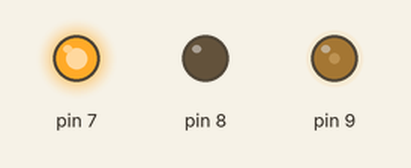
Simulated run of this sketch. Board: Arduino Uno, built with avr-gcc and run on an emulated ATmega328P. On the bench: output pins drawn as LEDs (lit = HIGH).

Above: at 0.05 s.
At 2.0 s:
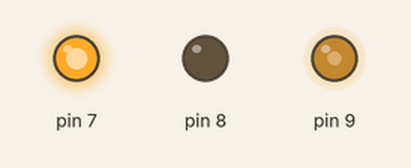
At 3.0 s:
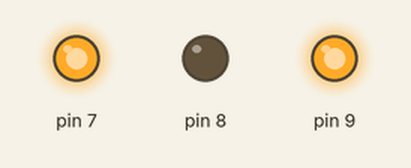
At 4.0 s:
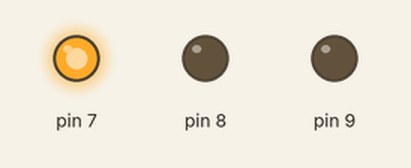
Timing chart, 0 to 5.2 s (numbered marks = the images above):
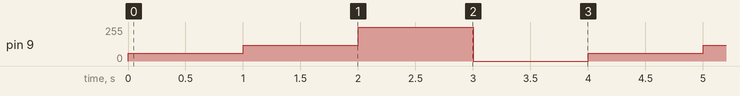

Measured:
- by itself, pin 9: repeats every 4.0 s: 120/255 1.0 s, 255/255 1.0 s, 0/255 1.0 s, 60/255 1.0 s

The sketch:

vel-niveles.ino
```cpp
// Prueba del modelo: ENA (D9) a 60, 120 y 255 durante 1 s cada uno, hacia adelante.
void setup() {
  pinMode(7, OUTPUT);
  pinMode(8, OUTPUT);
  digitalWrite(7, HIGH);
  digitalWrite(8, LOW);
}

void loop() {
  analogWrite(9, 60);
  delay(1000);
  analogWrite(9, 120);
  delay(1000);
  analogWrite(9, 255);
  delay(1000);
  analogWrite(9, 0);
  delay(1000);
}
```
